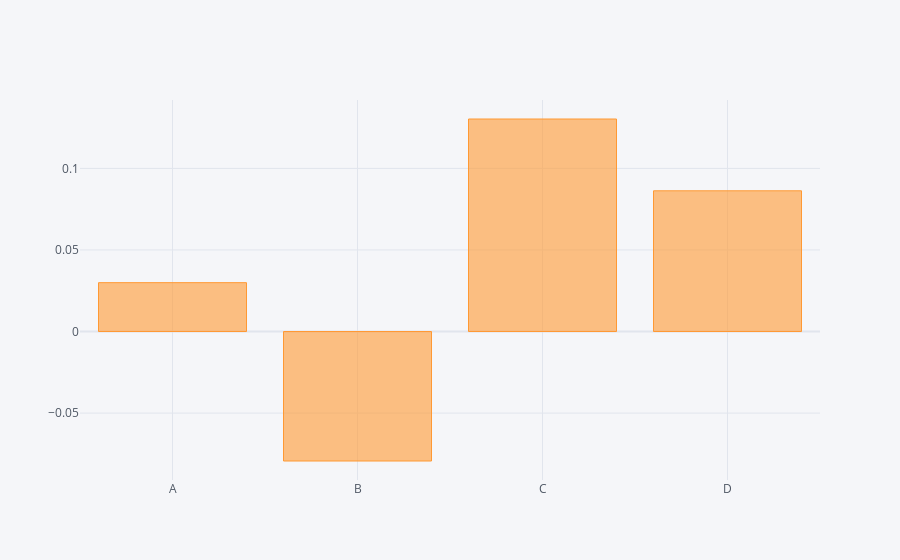

Notebook code for this chart:
### Code cell
df.mean().iplot(kind='bar')

### Figure 1 — Plotly figure (JSON) as saved in the notebook; plotly's stock layout.template omitted (floating-point values rounded to 4 significant figures)
{"data": [{"marker": {"color": "rgba(255, 153, 51, 0.6)", "line": {"color": "rgba(255, 153, 51, 1.0)", "width": 1}}, "name": "None", "orientation": "v", "text": "", "type": "bar", "x": ["A", "B", "C", "D"], "y": [0.02995, -0.07939, 0.1303, 0.08628]}], "layout": {"legend": {"bgcolor": "#F5F6F9", "font": {"color": "#4D5663"}}, "paper_bgcolor": "#F5F6F9", "plot_bgcolor": "#F5F6F9", "title": {"font": {"color": "#4D5663"}}, "xaxis": {"gridcolor": "#E1E5ED", "showgrid": true, "tickfont": {"color": "#4D5663"}, "title": {"font": {"color": "#4D5663"}, "text": ""}, "zerolinecolor": "#E1E5ED"}, "yaxis": {"gridcolor": "#E1E5ED", "showgrid": true, "tickfont": {"color": "#4D5663"}, "title": {"font": {"color": "#4D5663"}, "text": ""}, "zerolinecolor": "#E1E5ED"}}}
